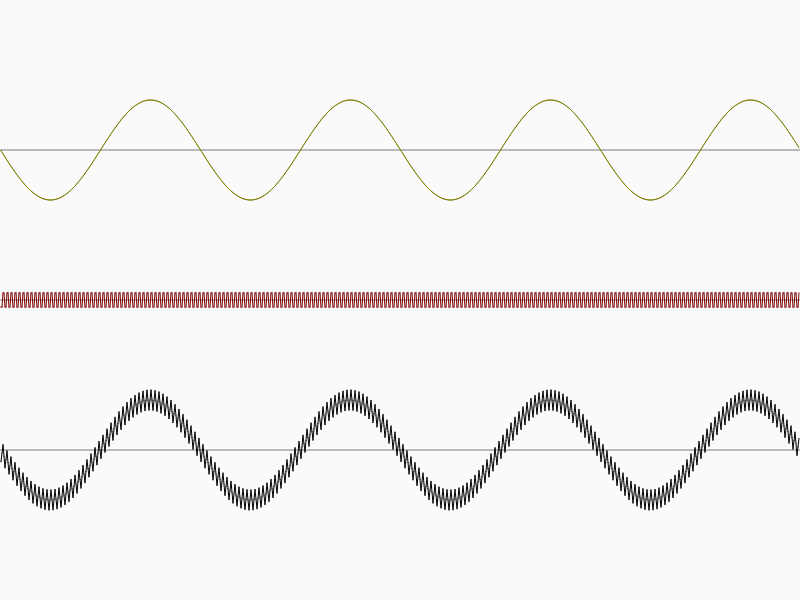
Frame 1 (no input)
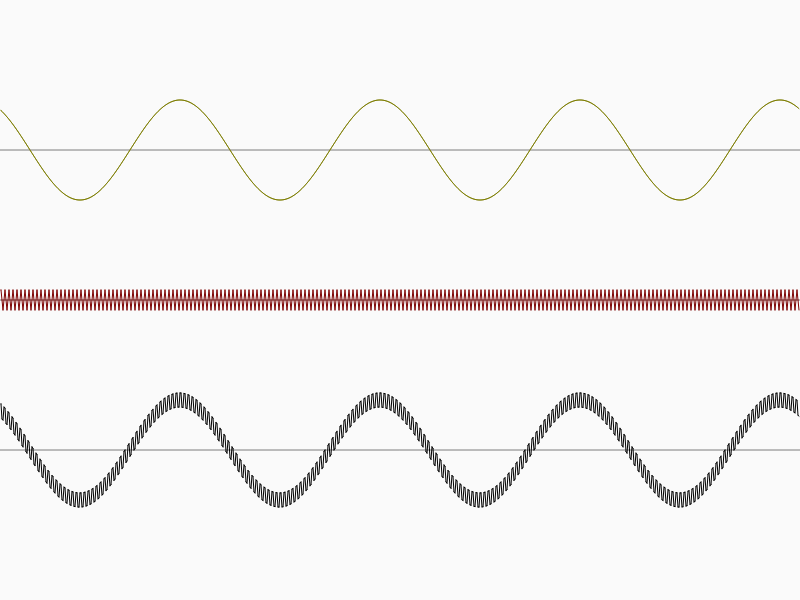
Frame 60 (no input)
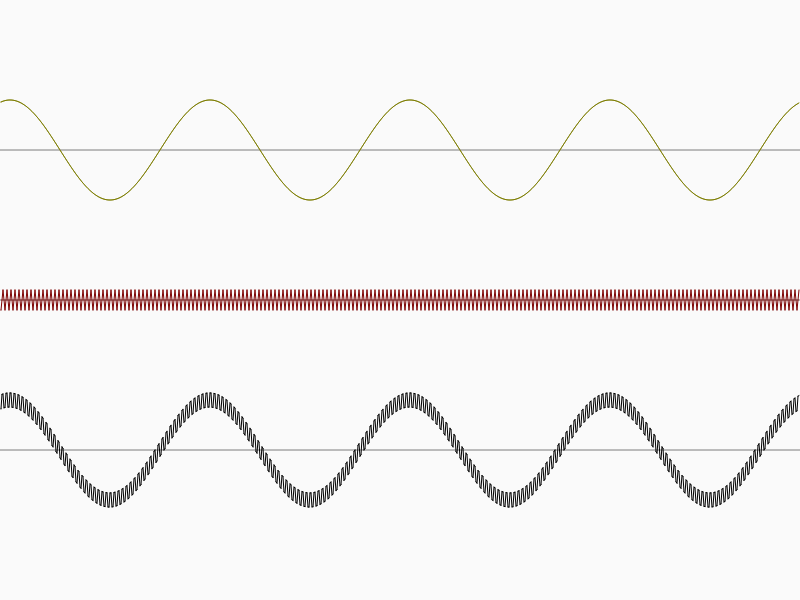
Frame 120 (the mouse pressed at the canvas centre since frame 60)

The p5.js sketch that drew these frames (run headless with seeded random() and noise() and a simulated clock; from frame 60 on, the mouse is pressed at the canvas centre):

// p5.js sketch
// ── sketch.js
class Wave {
  constructor(fr,vl,ph,di){
    this.frequency = fr;//周波数
    this.volume = vl;//ボリューム
    this.phase = ph;//初期位相
    this.diff = di;//1サンプルで移動する位相量
  }

  getY(hei){
    var y;
    this.phase += this.diff;
    y = Math.sin(this.phase);
    //センターラインの位置とボリュームで調整
    y = y * this.volume + height/hei;
    return y;
  }
  getFrequency(){
    return this.frequency;
  }
  setDiff(diff){
    this.diff = diff;
  }
}

let waveA,waveB,waveC;

function setup() {
  createCanvas(800, 600);
  //オブジェクトの生成
  waveA = new Wave(2,50,0,0);
  waveB = new Wave(100,10,0,0);
  waveC = new Wave(10,50,0,0);
}


function draw() {
  background(250);
  
  //まとめて
  //センターライン
  stroke(125,125,125);
  line(0,height/4,width,height/4);
  line(0,height/2,width,height/2);
  line(0,height*(3/4),width,height*(3/4));

  // スタート時点のy座標
  var lastpointsA = waveA.getY()/2;
  var lastpointsB = waveB.getY();
  var lastpointsC = waveC.getY()*(3/2);
  //周波数でサンプリング数で割る
  waveA.setDiff(TWO_PI * waveA.getFrequency() / width);
  waveB.setDiff(TWO_PI * waveB.getFrequency() / width);
  waveC.setDiff(TWO_PI * waveC.getFrequency() / width);
  //サンプル（横幅）分繰り返す
  for (var i = 1; i < width; i++) {
    var yA = waveA.getY(4);
    var yB = waveB.getY(2);
    var yC = waveA.getY(4) + waveB.getY(2);
    //波形描画
    //波形の色
    stroke(125,125,1);
    line(i-1,lastpointsA,i,yA);
    lastpointsA = yA;
    //波形の色
    stroke(125,1,1);
    line(i-1,lastpointsB,i,yB);
    lastpointsB = yB;
    //波形の色
    stroke(1,1,1);
    line(i-1,lastpointsC,i,yC);
    lastpointsC = yC;
  }
  /*
  //上記波形
  //センターライン
  stroke(220,220,220);
  line(0,height/4,width,height/4);
  //波形の色
  stroke(125,125,125);
  // スタート時点のy座標
  var lastpointsA = wave.getY()/2;
  //周波数でサンプリング数で割る
  wave.Set.diff = TWO_PI * wave.Set.frequency / width;
  //サンプル（横幅）分繰り返す
  for (var i = 1; i < width; i++) {
    var y = wave.getY(4);
    //波形描画
    line(i-1,lastpointsA,i,y);
    lastpointsA = y;
  }


  //下記波形
  //センターライン
  stroke(220,220,220);
  line(0,height/2,width,height/2);
  //波形の色
  stroke(125,125,125);
  // スタート時点のy座標
  var lastpointsB = wave.getY();
  //周波数でサンプリング数で割る
  wave.Set.diff = TWO_PI * wave.Set.frequency / width;
  //サンプル（横幅）分繰り返す
  for (var i = 1; i < width; i++) {
    var y = wave.getY(2);
    //波形描画
    line(i-1,lastpointsB,i,y);
    lastpointsB = y;
  }

  //合成波形
  //センターライン
  stroke(220,220,220);
  line(0,height*(3/4),width,height*(3/4));
  //波形の色
  stroke(125,125,125);
  // スタート時点のy座標
  var lastpointsC = wave.getY();
  //周波数でサンプリング数で割る
  wave.Set.diff = TWO_PI * wave.Set.frequency / width;
  //サンプル（横幅）分繰り返す
  for (var i = 1; i < width; i++) {
    //var y = wave.getY(1.35);
    var y = (wave.getY(2)-height/2)+(wave.getY(4)-height/4) + height/1.35;
    //波形描画
    line(i-1,lastpointsC,i,y);
    lastpointsC = y;
  }
  */
}
